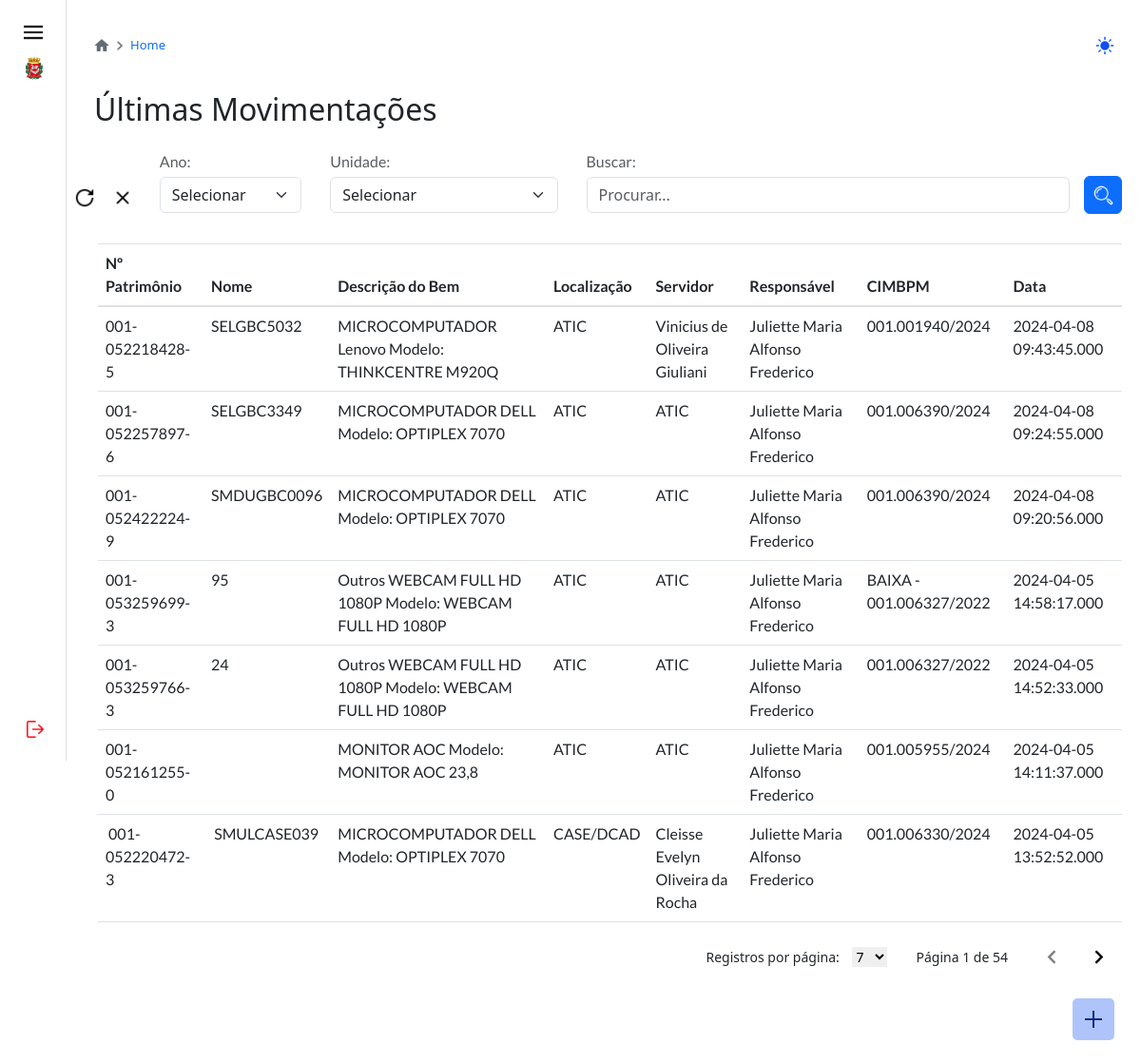
Screenshot of /pesquisar-home.php (signed in) with the database file from the repository.
### tables this page shows
CREATE TABLE IF NOT EXISTS `transferencia` (
  `id` int(11) NOT NULL AUTO_INCREMENT,
  `iditem` varchar(240) DEFAULT NULL,
  `localanterior` varchar(240) DEFAULT NULL,
  `localnovo` varchar(240) DEFAULT NULL,
  `datatransf` datetime(3) DEFAULT current_timestamp(3),
  `idusuario` varchar(240) DEFAULT NULL,
  `usuario` varchar(240) DEFAULT NULL,
  `servidoranterior` varchar(240) DEFAULT NULL,
  `servidoratual` varchar(240) DEFAULT NULL,
  `cimbpm` varchar(240) DEFAULT NULL,
  PRIMARY KEY (`id`)
);

CREATE TABLE IF NOT EXISTS `item` (
  `idbem` int(11) NOT NULL AUTO_INCREMENT,
  `patrimonio` varchar(240) DEFAULT NULL,
  `tipo` varchar(240) DEFAULT NULL,
  `descsbpm` varchar(240) DEFAULT NULL,
  `numserie` varchar(240) DEFAULT NULL,
  `tiposbpm` varchar(240) DEFAULT NULL,
  `marca` varchar(240) DEFAULT NULL,
  `modelo` varchar(240) DEFAULT NULL,
  `localizacao` varchar(240) DEFAULT NULL,
  `servidor` varchar(240) DEFAULT NULL,
  `numprocesso` varchar(240) DEFAULT NULL,
  `cimbpm` varchar(240) DEFAULT NULL,
  `nome` varchar(240) DEFAULT NULL,
  `statusitem` varchar(240) DEFAULT NULL,
  PRIMARY KEY (`idbem`)
);

### pesquisar-home.php (the view, shortened to what this page needs)
<?php
include_once('conexoes/config.php');
include_once('header.php');
$condicoes = [];
if (!empty($condicoes)) {
    $where = " WHERE " . implode(" AND ", $condicoes);
} else {
    $where = '';
}
$busca = "SELECT item.patrimonio, item.tipo, item.marca, item.modelo, item.nome, transferencia.cimbpm, transferencia.localnovo, transferencia.servidoratual, transferencia.usuario, transferencia.datatransf
FROM item
INNER JOIN transferencia ON item.idbem = transferencia.iditem
$where
ORDER BY transferencia.datatransf DESC";
$page = isset($_GET['page']) ? intval($_GET['page']) : 1;
if (isset($_GET['limit'])) {
    $limit = $conexao->real_escape_string($_GET['limit']);
} else {
    $limit = 7;
}
$offset = ($page - 1) * $limit;
$sql_home_query = "$busca LIMIT {$limit} OFFSET {$offset}";
$sql_home_query_exec = $conexao->query($sql_home_query) or die($conexao->error);
$sql_home_count_query = "SELECT COUNT(*) as c FROM item INNER JOIN transferencia ON item.idbem = transferencia.iditem $where";
$sql_home_count_query_exec = $conexao->query($sql_home_count_query) or die($conexao->error);
$sql_home_count = $sql_home_count_query_exec->fetch_assoc();
$home_count = $sql_home_count['c'];
$page_number = ceil($home_count / $limit);
$ano = $unidade = isset($_GET['ano']) ? $conexao->real_escape_string($_GET['ano']) : '';
?>
<body>
    <?php
    include_once('menu.php');
    ?>
    <div class="p-4 p-md-4 pt-3 conteudo">
        <div class="carrossel-box mb-4">
            <div class="carrossel">
                <a href="./home.php" class="mb-3 me-1"><img src="./images/icon-casa.png" class="icon-carrossel mt-3" alt=""></a>
                <img src="./images/icon-avancar.png" class="icon-carrossel-i" alt="icon-avancar">
                <a href="./home.php" class="text-primary ms-1 carrossel-text">Home</a>
            </div>
            <div class="button-dark">
                <a href="#"><img src="./images/icon-sun.png" class="icon-sun" alt="#"></a>
            </div>
        </div>
        <h2 class="mb-3 mt-4">Últimas Movimentações</h2>
        <div class="conteudo ml-1 mt-4" style="width: 100%;">
            <div class="d-flex justify-content-center flex-column" style="width: 100%;">
                <form class="d-flex justify-content-end align-items-end" action="pesquisar-home.php" method="GET" style="width: 100%;">
                    <a href="#" onclick="recarregar()" class="mb-2 mr-2 usuario-img" id="recarregar" style="cursor: pointer;">
                        <img src="./images/icon-recarregar.png" alt="#" id='img-recarregar'>
                    </a>
                    <a class="mb-2 mr-2 usuario-img" onclick='limparInput()' id="limpar" style="cursor: pointer;">
                        <img src="./images/limpar.png" alt="#" id='img-recarregar'>
                    </a>
                    <div class="col-2 mb-2">
                        <p class="mb-1 text-muted">Ano:</p>
                        <select id="anoSelect" class="form-select" name="ano">
                        <option value="<?php echo htmlspecialchars($ano) == '' ? '' : htmlspecialchars($ano) ?>" hidden><?php echo htmlspecialchars($ano) == '' ? 'Selecionar' : htmlspecialchars($ano) ?></option>
                        </select>
                    </div>
                    <div class="col-3 mb-2">
                        <p class="mb-1 text-muted">Unidade:</p>
                        <select id="unidadeSelect" class="form-select" name="unidade">
                            <option value="<?php echo $_GET['unidade'] == '' ? '' : $_GET['unidade'] ?>" hidden><?php echo $_GET['unidade'] == '' ? 'Selecionar' : $_GET['unidade'] ?></option>
                        </select>
                    </div>
                    <div class="col-6 mb-2">
                        <p class="mb-1 text-muted">Buscar:</p>
                        <input class="form-control buscar" id="myInput" name="pesquisar" type="text" placeholder="Procurar..." value="<?php echo $_GET['pesquisar'] ?>">
                    </div>
                    <button type="submit" class="btn btn-primary btn-filtrar"><img class="icon" src="./images/icon-filtrar.png" alt="#"></button>
                </form>
                <br>
                <table class="table table-hover">
                    <thead>
                        <tr>
                            <th scope="col">Nº Patrimônio</th>
                            <th scope="col">Nome</th>
                            <th scope="col">Descrição do Bem</th>
                            <th scope="col">Localização</th>
                            <th scope="col">Servidor</th>
                            <th scope="col">Responsável</th>
                            <th scope="col">CIMBPM</th>
                            <th scope="col">Data</th>
                        </tr>
                    </thead>
                    <tbody id='myTable'>
                        <?php
                        while ($user_data = $sql_home_query_exec->fetch_assoc()) {
                            $marca = $user_data['marca'];
                            $modelo = $user_data['modelo'];
                            $tipo = $user_data['tipo'];
                            $desc = "$tipo $marca Modelo: $modelo";
                            echo "<tr>";
                            echo "<td style='cursor: pointer;'>{$user_data['patrimonio']}<span hidden>todos</span></td>";
                            echo "<td style='cursor: pointer;'>{$user_data['nome']}<span hidden>todos</span></td>";
                            echo "<td style='cursor: pointer;'>{$desc}<span hidden>todos</span></td>";
                            echo "<td style='cursor: pointer;'>{$user_data['localnovo']}<span hidden>todos</span></td>";
                            echo "<td style='cursor: pointer;'>{$user_data['servidoratual']}<span hidden>todos</span></td>";
                            echo "<td style='cursor: pointer;'>{$user_data['usuario']}<span hidden>todos</span></td>";
                            echo "<td style='cursor: pointer;'>{$user_data['cimbpm']}<span hidden>todos</span></td>";
                            echo "<td style='cursor: pointer;'>{$user_data['datatransf']}<span hidden>todos</span></td>";
                            echo "</tr>";
                        } ?>
                    </tbody>
                </table>
            </div>
            <div class='pagination-controls'>
                <div class='records-per-page'>
                    <label for='recordsPerPage'>Registros por página:</label>
                    <select id='recordsPerPage' onchange="updateLimit()">
                        <option value='<?php echo $limit ?>' selected hidden> <?php echo $limit ?></option>
                    </select>
                </div>
                <div class='page-info'>Página <?php echo $page; ?> de <?php echo $page_number; ?></div>
                <?php
                $opacidade_esquerda = ($page == 1) ? '0.5' : '1';
                $opacidade_direita = ($page == $page_number) ? '0.5' : '1';
                $disabled_esquerda = ($opacidade_esquerda == '0.5') ? 'disabled' : '';
                $disabled_direita = ($opacidade_direita == '0.5') ? 'disabled' : '';
                $unidade = $_GET['unidade'];
                $pesquisar = $_GET['pesquisar'];
                $ano = $_GET['ano'];
                echo "<a href='?page=" . ($page - 1) . "&limit=" . $limit . "&ano=" . $ano . "&unidade=" . urlencode($unidade) . "&pesquisar=" . urlencode($pesquisar) . "' class='arrow-button esquerda" . ($disabled_esquerda ? ' disabled' : '') . "' id='esquerda" . ($disabled_esquerda ? '-disabled' : '') . "' style='opacity: {$opacidade_esquerda}' {$disabled_esquerda} onclick='passarValorBuscar()'><img src='./images/icon-paginacaoE.png' alt='#' class='arrow-icon'></a>";
                echo "<a href='?page=" . ($page + 1) . "&limit=" . $limit . "&ano=" . $ano . "&unidade=" . urlencode($unidade) . "&pesquisar=" . urlencode($pesquisar) . "' class='arrow-button direita" . ($disabled_direita ? ' disabled' : '') . "' id='direita" . ($disabled_direita ? '-disabled' : '') . "' style='opacity: {$opacidade_direita}' {$disabled_direita} onclick='passarValorBuscar()'><img src='./images/icon-paginacaoD.png' alt='#' class='arrow-icon'></a>";
                ?>
            </div>
            <div class="d-flex justify-content-end mt-4 mr-2">
                <a href="./cadastrodeusuario.php" id="btn-adc-usuario">
                    <img src="./images/icons-adcUsuario.png" alt="">
                </a>
            </div>
        </div>
    </div>
</body>

### css/style.css (style rules this page uses)
* { padding: 0; margin: 0; box-sizing: border-box; }
h1, h2, h3, h4, h5, h6 { font-family: "PT Sans Narrow", sans-serif;; }
p, span, th, td { font-family: 'Lato', sans-serif; }
html { width: 100%; height: 100%; }
body { display: flex; min-height: 100vh; }
.conteudo { margin-left: 340px; flex-wrap: wrap; width: 81%; height: 90%; }
.icon-carrossel { width: 16px; }
.icon-carrossel-i { width: 14px; }
.carrossel-box { display: flex; flex-direction: row; align-items: center; justify-content: space-between; }
.carrossel { display: flex; flex-direction: row; align-items: center; }
.carrossel > a { font-size: 13px; text-decoration: none; }
.icon-sun { width: 20px; margin-bottom: 2px; }
.button-dark { padding: 2px 4px; border-radius: 3px; }
#btn-adc-usuario { background-color: #AFC4FA; display: flex; justify-content: center; align-items: center; width: 44px; height: 44px; border-radius: 5px; }
#btn-adc-usuario > img { width: 24px; height: 24px; }
.usuario-img { height: 33px; width: 33px; padding: 5px; display: flex; justify-content: center; align-items: center; border-radius: 5px; margin-top: 10px; }
.arrow-button { border: none; background-color: transparent; padding: 0; margin: 0 5px; width: 40px; height: 40px; cursor: pointer; display: flex; justify-content: center; align-items: center; }
#esquerda-disabled, #direita-disabled { pointer-events: none; opacity: 0.5; cursor: not-allowed; }
.arrow-icon { width: 15px; height: 15px; opacity: 1; }
.pagination-controls { display: flex; flex-direction: row; justify-content: end; align-items: stretch; font-size: 14px; }
.records-per-page { margin-top: 10px; }
.records-per-page > label { margin-right: 10px; }
#recordsPerPage { border: none; margin-right: 20px; font-size: 14px; }
.page-info { margin-left: 10px; margin-right: 20px; margin-top: 10px; font-size: 14px; }

### css/modal.css (style rules this page uses)
.conteudo { margin-left: 340px; width: 100%; }
@media (max-width: 1300px) { .conteudo { margin-left: 75px; } }

### pesquisar-home.php (style rules this page uses)
@media (max-width: 1600px) { .conteudo { margin-left: 75px; width: 95%; } }
#img-recarregar { width: 22px; height: 22px; }
.btn-filtrar { width: 40px; height: 40px; margin-bottom: 7px; display: flex; justify-content: center; align-items: center; }
.btn-filtrar>img { width: 25px; height: 25px; }

### rows the page displays
transferencia: iditem.patrimonio "001-052218428-5", iditem.nome "SELGBC5032", iditem.modelo "MICROCOMPUTADOR Lenovo Modelo: THINKCENTRE M920Q", localnovo "ATIC", servidoratual "Vinicius de Oliveira Giuliani", usuario "Juliette Maria Alfonso Frederico", cimbpm "001.001940/2024", datatransf "2024-04-08 09:43:45.000"
transferencia: iditem.patrimonio "001-052257897-6", iditem.nome "SELGBC3349", iditem.modelo "MICROCOMPUTADOR DELL Modelo: OPTIPLEX 7070", localnovo "ATIC", servidoratual "ATIC", usuario "Juliette Maria Alfonso Frederico", cimbpm "001.006390/2024", datatransf "2024-04-08 09:24:55.000"
transferencia: iditem.patrimonio "001-052422224-9", iditem.nome "SMDUGBC0096", iditem.modelo "MICROCOMPUTADOR DELL Modelo: OPTIPLEX 7070", localnovo "ATIC", servidoratual "ATIC", usuario "Juliette Maria Alfonso Frederico", cimbpm "001.006390/2024", datatransf "2024-04-08 09:20:56.000"
transferencia: iditem.patrimonio "001-053259699-3", iditem.nome "95", iditem.modelo "Outros WEBCAM FULL HD 1080P Modelo: WEBCAM FULL HD 1080P", localnovo "ATIC", servidoratual "ATIC", usuario "Juliette Maria Alfonso Frederico", cimbpm "BAIXA - 001.006327/2022", datatransf "2024-04-05 14:58:17.000"
transferencia: iditem.patrimonio "001-053259766-3", iditem.nome "24", iditem.modelo "Outros WEBCAM FULL HD 1080P Modelo: WEBCAM FULL HD 1080P", localnovo "ATIC", servidoratual "ATIC", usuario "Juliette Maria Alfonso Frederico", cimbpm "001.006327/2022", datatransf "2024-04-05 14:52:33.000"
transferencia: iditem.patrimonio "001-052161255-0", iditem.modelo "MONITOR AOC Modelo: MONITOR AOC 23,8", localnovo "ATIC", servidoratual "ATIC", usuario "Juliette Maria Alfonso Frederico", cimbpm "001.005955/2024", datatransf "2024-04-05 14:11:37.000"
transferencia: iditem.patrimonio "001-052220472-3", iditem.nome "SMULCASE039", iditem.modelo "MICROCOMPUTADOR DELL Modelo: OPTIPLEX 7070", localnovo "CASE/DCAD", servidoratual "Cleisse Evelyn Oliveira da Rocha", usuario "Juliette Maria Alfonso Frederico", cimbpm "001.006330/2024", datatransf "2024-04-05 13:52:52.000"

### other values shown
$page "1"
$page_number "54"
form field value "7"
